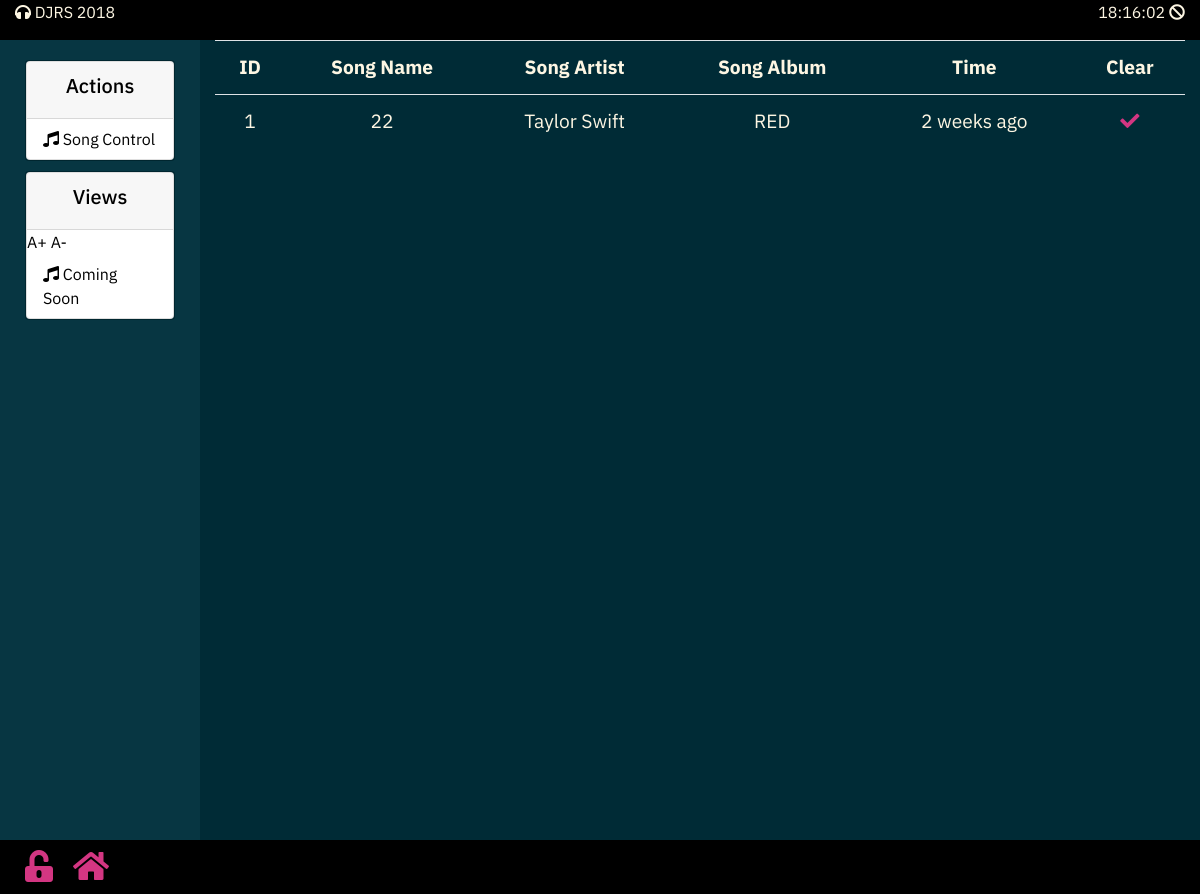
The app's page /admin/index.php with its own data.
### tables this page shows
CREATE TABLE IF NOT EXISTS `requests` (
  `request_id` int(11) NOT NULL AUTO_INCREMENT,
  `request_s_name` varchar(50) DEFAULT NULL,
  `request_s_artist` varchar(50) NOT NULL,
  `request_s_album` varchar(50) NOT NULL,
  `request_s_genre` varchar(15) NOT NULL,
  `request_active` tinyint(1) NOT NULL DEFAULT '1',
  `request_time` timestamp NOT NULL DEFAULT CURRENT_TIMESTAMP,
  PRIMARY KEY (`request_id`)
);

### partials/_requests.php (the view, shortened to what this page needs)
<?php
$sql = "SELECT * FROM requests WHERE request_active = 1 ORDER BY request_time ASC";
if($result = mysqli_query($mysqli, $sql)){
    if(mysqli_num_rows($result) > 0){
      ?>
        <table id='myTable2' style='font-size: 120%;' class='table table-hover'>
            <tr>
                <th class='text-center'>ID</th>
                <th class='text-center'>Song Name</th>
                <th class='text-center'>Song Artist</th>
                <th class='text-center'>Song Album</th>
                <th class='text-center'>Time</th>
                <th class='text-center'>Clear</th>
            </tr>
    <?php
        while($row = mysqli_fetch_array($result)){
          $RequestID = $row['request_id'];
          $Time = $row['request_time'];
            echo "<tr>";
                echo "<td class='text-center'>" . $row['request_id'] . "</td>";
                echo "<td class='text-center'>" . $row['request_s_name'] . "</td>";
                echo "<td class='text-center'>" . $row['request_s_artist'] . "</td>";
                echo "<td class='text-center'>" . $row['request_s_album'] . "</td>";
                echo "<td class='text-center'>" . nicetime($Time) . "</td>";
                echo "<td class='text-center'><a href='". $_SERVER['PHP_SELF'] . "?clear_song=" . $RequestID . "'><i class='fas fa-check'></i></a></td>";
            echo "</tr>";
        }
        echo "</table>";
    } else {
        echo "No active requests were found.";
    }
} else {
  SQLError($mysqli);
}
 ?>

### css/custom.css (style rules this page uses)
* { font-family: 'IBM Plex Sans', sans-serif; }
a { color: #d33682; }

### records on screen
requests: request_id "1", request_s_name "22", request_s_artist "Taylor Swift", request_s_album "RED", request_time "2 weeks ago"
